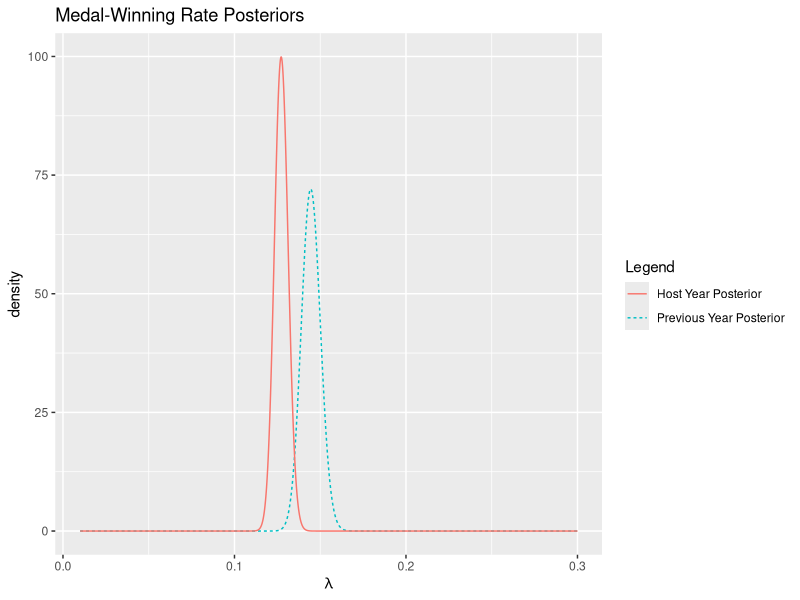
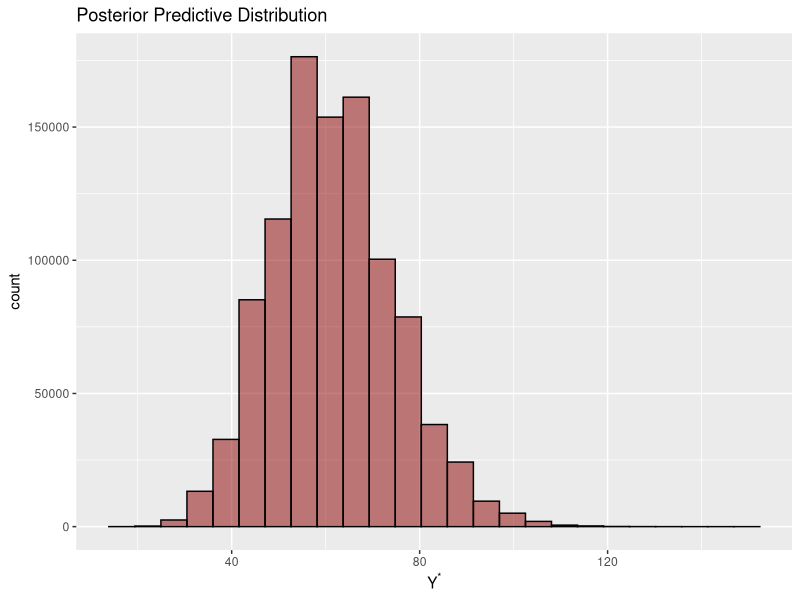

Generate these figures, in order, with R:
# Import libraries and data
library(ggplot2)
library(dplyr)
medals <- read.csv('Medals.csv')
set.seed(21222)

# AGGREGATE ANALYSIS
# Formatting the data
aggregates <- medals %>% summarise(Y0 = sum(MEDALS.WON.DURING.PREVIOUS.OLYMPICS),
                                   Y1 = sum(MEDALS.WON.DURING.HOST.YEAR),
                                   N0 = sum(PARTICIPATING.ATHLETES.DURING.PREVIOUS.OLYMPICS),
                                   N1 = sum(PARTICIPATING.ATHLETES.DURING.HOST.YEAR))
colnames(medals) <- c('country', 'year', 'Y0', 'Y1', 'N0', 'N1')
S <- 10^6
N0 <- aggregates$N0
Y0 <- aggregates$Y0
N1 <- aggregates$N1
Y1 <- aggregates$Y1
epsilon <- 0.1

# Sampling from the posterior distributions
lambda <- seq(0.01, 0.3, 0.0001)
posterior_0 <- dgamma(lambda, Y0 + epsilon, N0 + epsilon)
posterior_1 <- dgamma(lambda, Y1 + epsilon, N1 + epsilon)
df <- data.frame(lambda, posterior_0, posterior_1)

# Visualizations of posterior distributions
p <- ggplot(data = df, aes(x = lambda)) 
p <- p + ggtitle('Medal-Winning Rate Posteriors') + labs(x = expression(lambda),
                                                         y = 'density',
                                                         color = 'Legend',
                                                         linetype = 'Legend')
p <- p + geom_line(aes(y = posterior_0, 
                       color = 'Previous Year Posterior', 
                       linetype = 'Previous Year Posterior')) 
p <- p + geom_line(aes(y = posterior_1,
                       color = 'Host Year Posterior',
                       linetype = 'Host Year Posterior'))

# HYPOTHESIS TEST
epsilon <- c(0.01, 0.1, 1, 10, 100)
prob_null <- c()

# MC samples from the posteriors
for(e in epsilon) {
  lambda_0 <- rgamma(S, Y0 + e, N0 + e)
  lambda_1 <- rgamma(S, Y1 + e, N1 + e)
  
  # Approximate probability that theta2 > theta1
  prob_null <- c(prob_null, mean(lambda_1 > lambda_0))
}

# PREDICTION
# Loading the data and setting parameters for prior
medals <- medals %>% mutate(pct_change_N = (N1 - N0)/N0)
median_pct_change_N <- quantile(medals$pct_change_N, 0.5)
a <- b <- 0.1
N0_FR <- 398
Y0_FR <- 33

# Estimating the number of athletes from France
estimated_N1_FR <- N0_FR * (1 + median_pct_change_N)
lambda_star <- rgamma(S, median(medals$Y1) + a, median(medals$N1) + b)
ppd <- data.frame(Y1_star = rpois(S, estimated_N1_FR * lambda_star))
plot_ppd <- ggplot(ppd, aes(Y1_star)) + ggtitle('Posterior Predictive Distribution') + labs(x = expression(Y^"*"))

plot_ppd <- plot_ppd + geom_histogram(color = 'black',
                                      fill = 'darkred',
                                      alpha = 0.5,
                                      bins = 25)

# Posterior median and 95% credible interval
quantiles <- quantile(ppd$Y1_star, c(0.025, 0.5, 0.975))

# COUNTRY-SPECIFIC ANALYSIS
country_specific <- medals %>% group_by(country) %>%
  summarise(Y0 = sum(Y0), 
            Y1 = sum(Y1),
            N0 = sum(N0),
            N1 = sum(N1))

posterior_summaries <- data.frame(country = c(), CI95_low = c(), MAP = c(), CI95_high = c())
e <- 0.1

for(j in 1:15){
  lambda_0 <- rgamma(S, country_specific$Y0[j] + e, country_specific$N0[j] + e)
  lambda_1 <- rgamma(S, country_specific$Y1[j] + e, country_specific$N1[j] + e)
  r <- lambda_1/lambda_0
  CI95_low = quantile(r, 0.025)
  med = quantile(r, 0.5)
  CI95_high = quantile(r, 0.975)
  posterior_summaries <- rbind(posterior_summaries, 
                               data.frame(country = country_specific$country[j],
                                          CI95_low = round(CI95_low, 2),
                                          med = round(med, 2),
                                          CI95_high = round(CI95_high, 2)))
}
